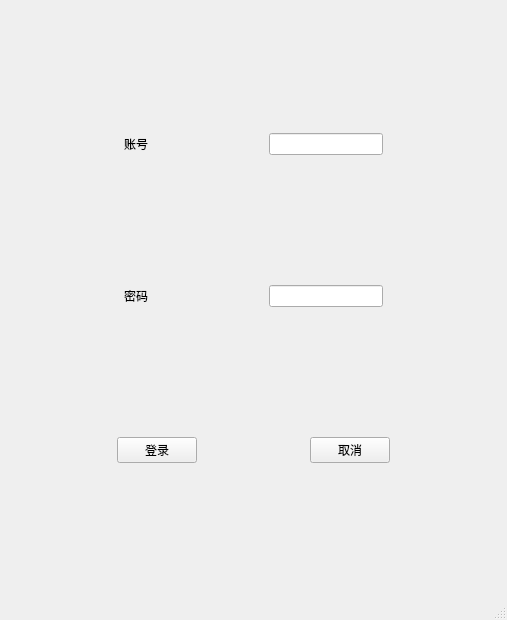
<?xml version="1.0" encoding="UTF-8"?>
<ui version="4.0">
 <class>MainWindow</class>
 <widget class="QMainWindow" name="MainWindow">
  <property name="geometry">
   <rect>
    <x>0</x>
    <y>0</y>
    <width>507</width>
    <height>620</height>
   </rect>
  </property>
  <property name="windowTitle">
   <string>MainWindow</string>
  </property>
  <widget class="QWidget" name="centralwidget">
   <layout class="QVBoxLayout" name="verticalLayout">
    <item>
     <layout class="QHBoxLayout" name="horizontalLayout">
      <item>
       <spacer name="horizontalSpacer">
        <property name="orientation">
         <enum>Qt::Horizontal</enum>
        </property>
        <property name="sizeHint" stdset="0">
         <size>
          <width>40</width>
          <height>20</height>
         </size>
        </property>
       </spacer>
      </item>
      <item>
       <widget class="QLabel" name="label">
        <property name="text">
         <string>账号</string>
        </property>
       </widget>
      </item>
      <item>
       <spacer name="horizontalSpacer_2">
        <property name="orientation">
         <enum>Qt::Horizontal</enum>
        </property>
        <property name="sizeHint" stdset="0">
         <size>
          <width>40</width>
          <height>20</height>
         </size>
        </property>
       </spacer>
      </item>
      <item>
       <widget class="QLineEdit" name="lineEdit"/>
      </item>
      <item>
       <spacer name="horizontalSpacer_3">
        <property name="orientation">
         <enum>Qt::Horizontal</enum>
        </property>
        <property name="sizeHint" stdset="0">
         <size>
          <width>40</width>
          <height>20</height>
         </size>
        </property>
       </spacer>
      </item>
     </layout>
    </item>
    <item>
     <layout class="QHBoxLayout" name="horizontalLayout_2">
      <item>
       <spacer name="horizontalSpacer_4">
        <property name="orientation">
         <enum>Qt::Horizontal</enum>
        </property>
        <property name="sizeHint" stdset="0">
         <size>
          <width>40</width>
          <height>20</height>
         </size>
        </property>
       </spacer>
      </item>
      <item>
       <widget class="QLabel" name="label_2">
        <property name="text">
         <string>密码</string>
        </property>
       </widget>
      </item>
      <item>
       <spacer name="horizontalSpacer_5">
        <property name="orientation">
         <enum>Qt::Horizontal</enum>
        </property>
        <property name="sizeHint" stdset="0">
         <size>
          <width>40</width>
          <height>20</height>
         </size>
        </property>
       </spacer>
      </item>
      <item>
       <widget class="QLineEdit" name="lineEdit_2">
        <property name="echoMode">
         <enum>QLineEdit::Password</enum>
        </property>
       </widget>
      </item>
      <item>
       <spacer name="horizontalSpacer_6">
        <property name="orientation">
         <enum>Qt::Horizontal</enum>
        </property>
        <property name="sizeHint" stdset="0">
         <size>
          <width>40</width>
          <height>20</height>
         </size>
        </property>
       </spacer>
      </item>
     </layout>
    </item>
    <item>
     <layout class="QHBoxLayout" name="horizontalLayout_3">
      <item>
       <spacer name="horizontalSpacer_7">
        <property name="orientation">
         <enum>Qt::Horizontal</enum>
        </property>
        <property name="sizeHint" stdset="0">
         <size>
          <width>40</width>
          <height>20</height>
         </size>
        </property>
       </spacer>
      </item>
      <item>
       <widget class="QPushButton" name="pushButton">
        <property name="text">
         <string>登录</string>
        </property>
       </widget>
      </item>
      <item>
       <spacer name="horizontalSpacer_8">
        <property name="orientation">
         <enum>Qt::Horizontal</enum>
        </property>
        <property name="sizeHint" stdset="0">
         <size>
          <width>40</width>
          <height>20</height>
         </size>
        </property>
       </spacer>
      </item>
      <item>
       <widget class="QPushButton" name="pushButton_2">
        <property name="text">
         <string>取消</string>
        </property>
       </widget>
      </item>
      <item>
       <spacer name="horizontalSpacer_9">
        <property name="orientation">
         <enum>Qt::Horizontal</enum>
        </property>
        <property name="sizeHint" stdset="0">
         <size>
          <width>40</width>
          <height>20</height>
         </size>
        </property>
       </spacer>
      </item>
     </layout>
    </item>
   </layout>
  </widget>
  <widget class="QMenuBar" name="menubar">
   <property name="geometry">
    <rect>
     <x>0</x>
     <y>0</y>
     <width>507</width>
     <height>25</height>
    </rect>
   </property>
  </widget>
  <widget class="QStatusBar" name="statusbar"/>
 </widget>
 <resources/>
 <connections/>
</ui>
